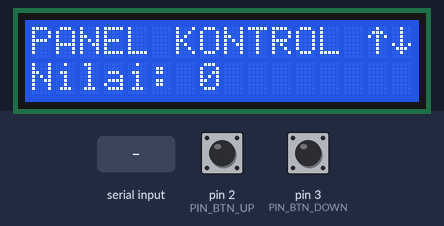
The sketch below on a simulated Arduino Uno, built with avr-gcc and run on an emulated ATmega328P. On the bench: 16×2 character LCD. The inputs (shaded band) are chosen by the test bench; at power-on: pin 2 (PIN_BTN_UP) HIGH, pin 3 (PIN_BTN_DOWN) HIGH. What the sketch prints to the serial monitor is not drawn.

Above: at 1.3 s.
1.4 s: pin 2 (PIN_BTN_UP) pulled LOW for 0.15 s
At 2.0 s:
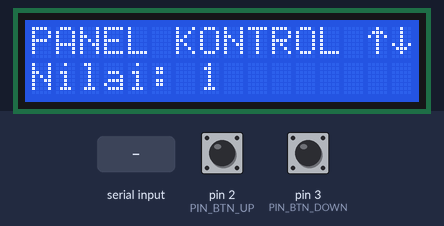
3.0 s: "+" received over Serial
At 3.8 s:
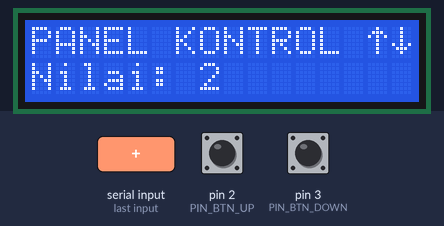
4.5 s: pin 2 (PIN_BTN_UP) pulled LOW for 1 s
At 5.6 s:
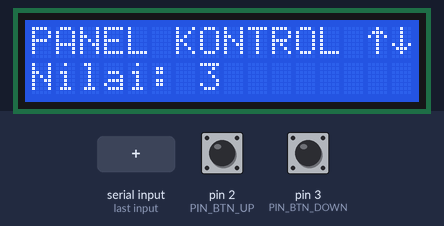
7.0 s: "+" received over Serial
At 8.0 s:
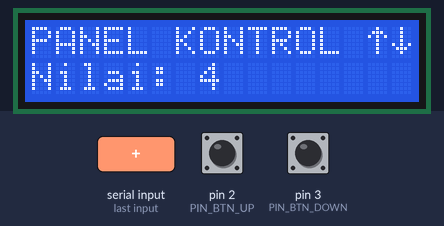
Timing chart, 0 to 9.5 s (numbered marks = the images above; inputs shaded):
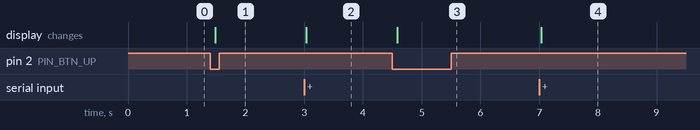

Measured:
- after the input at 1.4 s, the display: changes after 0.08 s (image 1)
- after the input at 3.0 s, the display: changes at once (image 2)
- after the input at 4.5 s, the display: changes after 0.08 s (image 3)
- after the input at 7.0 s, the display: changes at once (image 4)

The sketch:

lcd1602_interactive.ino
```cpp
/**
 * lcd1602_interactive.ino
 * Modul 07: Panel Kontrol Interaktif Menggunakan LCD 1602 I2C, Tombol, dan Serial UART
 *
 * Hardware:
 * - Arduino Uno R3
 * - LCD 1602 + I2C Backpack (PCF8574):
 *     * VCC -> Pin 5V Uno
 *     * GND -> Pin GND Uno
 *     * SDA -> Pin A4 Uno (Jalur Data Serial I2C)
 *     * SCL -> Pin A5 Uno (Jalur Clock Serial I2C)
 * - Tombol UP   : Pin D2 ke GND (Active-LOW, INPUT_PULLUP)
 * - Tombol DOWN : Pin D3 ke GND (Active-LOW, INPUT_PULLUP)
 *
 * Fitur:
 * 1. Menampilkan teks pada matriks 16 kolom x 2 baris via bus komunikasi 2 kabel (I2C).
 * 2. Karakter kustom panah atas dan bawah yang diunggah ke CGRAM LCD (alamat 0 dan 1).
 * 3. Sinkronisasi dua arah: nilai counter dapat diubah lewat tombol fisik maupun perintah Serial PC (+, -, r).
 */

#include <Arduino.h>
#include <Wire.h>
#include <LiquidCrystal_I2C.h>

// Inisialisasi driver LCD pada alamat I2C 0x27 (atau 0x3F pada beberapa batch pabrikan)
// Format: LiquidCrystal_I2C(alamat_i2c, jumlah_kolom, jumlah_baris)
LiquidCrystal_I2C lcd(0x27, 16, 2);

const uint8_t PIN_BTN_UP   = 2;
const uint8_t PIN_BTN_DOWN = 3;

int counter = 0; // Nilai angka yang ditampilkan di panel

// Pelacak status debounce tombol
int statusUpTerakhir     = HIGH;
int statusDownTerakhir   = HIGH;
uint32_t waktuUpTerakhir   = 0;
uint32_t waktuDownTerakhir = 0;
const uint32_t JEDA_DEBOUNCE = 50;

// Matriks biner 5x8 piksel untuk membuat karakter kustom ikon panah atas
const uint8_t panahAtas[8] = {
    B00100,
    B01110,
    B10101,
    B00100,
    B00100,
    B00100,
    B00100,
    B00000
};

// Matriks biner 5x8 piksel untuk karakter kustom ikon panah bawah
const uint8_t panahBawah[8] = {
    B00100,
    B00100,
    B00100,
    B00100,
    B10101,
    B01110,
    B00100,
    B00000
};

void perbaruiTampilanLcd();

void setup() {
    pinMode(PIN_BTN_UP, INPUT_PULLUP);
    pinMode(PIN_BTN_DOWN, INPUT_PULLUP);

    Serial.begin(115200);
    Serial.println(F("\n=== PANEL INTERAKTIF LCD 1602 I2C ==="));
    Serial.println(F("Gunakan Tombol D2/D3 atau ketik '+', '-', 'r' di Serial Monitor"));

    // Inisialisasi bus I2C dan layar LCD
    lcd.init();
    lcd.backlight(); // Nyalakan lampu latar (backlight LED)

    // Simpan pola piksel ke memori karakter kustom (CGRAM):
    // Slot 0 untuk panah atas, Slot 1 untuk panah bawah
    lcd.createChar(0, (uint8_t*)panahAtas);
    lcd.createChar(1, (uint8_t*)panahBawah);

    // Gambar tampilan awal pada layar
    perbaruiTampilanLcd();
}

void loop() {
    uint32_t sekarang = millis();
    bool perluUpdateLcd = false;

    // -------------------------------------------------------------------------
    // 1. Baca Tombol UP (D2) dengan Debounce
    // -------------------------------------------------------------------------
    int bacaUp = digitalRead(PIN_BTN_UP);
    if (bacaUp != statusUpTerakhir) {
        waktuUpTerakhir = sekarang;
    }
    if ((sekarang - waktuUpTerakhir) > JEDA_DEBOUNCE) {
        static int statusUpStabil = HIGH;
        if (bacaUp != statusUpStabil) {
            statusUpStabil = bacaUp;
            if (statusUpStabil == LOW) {
                counter++;
                perluUpdateLcd = true;
            }
        }
    }
    statusUpTerakhir = bacaUp;

    // -------------------------------------------------------------------------
    // 2. Baca Tombol DOWN (D3) dengan Debounce
    // -------------------------------------------------------------------------
    int bacaDown = digitalRead(PIN_BTN_DOWN);
    if (bacaDown != statusDownTerakhir) {
        waktuDownTerakhir = sekarang;
    }
    if ((sekarang - waktuDownTerakhir) > JEDA_DEBOUNCE) {
        static int statusDownStabil = HIGH;
        if (bacaDown != statusDownStabil) {
            statusDownStabil = bacaDown;
            if (statusDownStabil == LOW) {
                counter--;
                perluUpdateLcd = true;
            }
        }
    }
    statusDownTerakhir = bacaDown;

    // -------------------------------------------------------------------------
    // 3. Baca Perintah Masuk dari Port Serial (Non-Blocking)
    // -------------------------------------------------------------------------
    while (Serial.available() > 0) {
        char karakter = (char)Serial.read();
        if (karakter == '+') {
            counter++;
            perluUpdateLcd = true;
        } else if (karakter == '-') {
            counter--;
            perluUpdateLcd = true;
        } else if (karakter == 'r' || karakter == 'R') {
            counter = 0;
            perluUpdateLcd = true;
        }
    }

    // -------------------------------------------------------------------------
    // 4. Perbarui Layar Hanya Jika Nilai Berubah (Mencegah Layar Berkedip/Flicker)
    // -------------------------------------------------------------------------
    if (perluUpdateLcd) {
        perbaruiTampilanLcd();
    }
}

void perbaruiTampilanLcd() {
    // Baris 0: Judul Panel & Simbol Panah Kustom
    lcd.setCursor(0, 0);
    lcd.print(F("PANEL KONTROL "));
    lcd.write(0); // Cetak karakter kustom slot 0 (panah atas)
    lcd.write(1); // Cetak karakter kustom slot 1 (panah bawah)

    // Baris 1: Nilai Counter
    lcd.setCursor(0, 1);
    // Format string dengan panjang tetap agar sisa karakter angka sebelumnya terhapus bersih
    char buffer[17];
    snprintf(buffer, sizeof(buffer), "Nilai: %-6d   ", counter);
    lcd.print(buffer);

    // Cetak log ke Serial Monitor untuk verifikasi
    Serial.print(F("Nilai Counter Terkini: "));
    Serial.println(counter);
}
```
